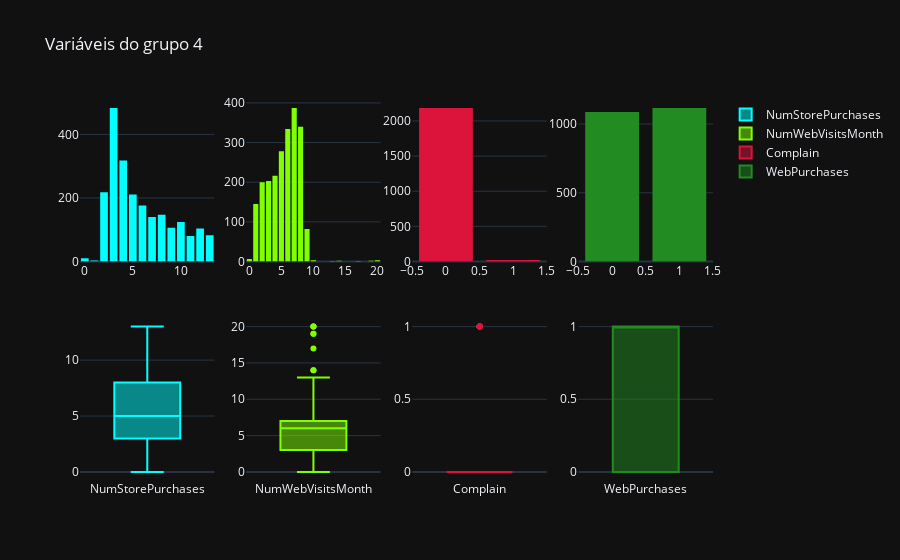

Here is the notebook cell this chart was saved with:
### Markdown cell above
No caso do grupo 2, tem-se que, para o número de filhos, a maioria tem nenhum ou apenas um filho. No que tange ao número de dias desde a última compra, tem-se um resultado bem uniforme. Por fim, para o total gasto em vinhos e frutas (Grupo 2) e carne, peixes, doces e ouro (Grupo 3) tem-se um comportamento esperado de uma população: há mais indivíduos que gastam menos do que indivíduos que gastam mais. Diante disso, não haverá alterações para estas variáveis.

### Code cell
fig = make_subplots(cols=4, rows=2)

for i, coluna in enumerate(b4):
    fig.add_traces(go.Histogram(x=df[coluna],
                                marker_color=colors_4[i],
                                showlegend=False),
                   rows = 1, cols = i+1)
    fig.add_traces(go.Box(y=df[coluna],
                          marker_color=colors_4[i],
                          name= coluna),
                   rows = 2, cols = i+1)

fig.update_layout(bargap = 0.2,
                  title_text = 'Variáveis do grupo 4')

### Figure 1 — Plotly figure (JSON) as saved in the notebook; plotly's stock layout.template omitted (floating-point values rounded to 4 significant figures; data arrays with more than 128 entries replaced by an {"elided": "..."} marker saying what was removed)
{"data": [{"marker": {"color": "aqua"}, "showlegend": false, "x": {"elided": "2203 int values"}, "type": "histogram", "xaxis": "x", "yaxis": "y"}, {"marker": {"color": "aqua"}, "name": "NumStorePurchases", "y": {"elided": "2203 int values"}, "type": "box", "xaxis": "x5", "yaxis": "y5"}, {"marker": {"color": "chartreuse"}, "showlegend": false, "x": {"elided": "2203 int values"}, "type": "histogram", "xaxis": "x2", "yaxis": "y2"}, {"marker": {"color": "chartreuse"}, "name": "NumWebVisitsMonth", "y": {"elided": "2203 int values"}, "type": "box", "xaxis": "x6", "yaxis": "y6"}, {"marker": {"color": "crimson"}, "showlegend": false, "x": {"elided": "2203 int values"}, "type": "histogram", "xaxis": "x3", "yaxis": "y3"}, {"marker": {"color": "crimson"}, "name": "Complain", "y": {"elided": "2203 int values"}, "type": "box", "xaxis": "x7", "yaxis": "y7"}, {"marker": {"color": "forestgreen"}, "showlegend": false, "x": {"elided": "2203 int values"}, "type": "histogram", "xaxis": "x4", "yaxis": "y4"}, {"marker": {"color": "forestgreen"}, "name": "WebPurchases", "y": {"elided": "2203 int values"}, "type": "box", "xaxis": "x8", "yaxis": "y8"}], "layout": {"xaxis": {"anchor": "y", "domain": [0.0, 0.2125]}, "yaxis": {"anchor": "x", "domain": [0.575, 1.0]}, "xaxis2": {"anchor": "y2", "domain": [0.2625, 0.475]}, "yaxis2": {"anchor": "x2", "domain": [0.575, 1.0]}, "xaxis3": {"anchor": "y3", "domain": [0.525, 0.7375]}, "yaxis3": {"anchor": "x3", "domain": [0.575, 1.0]}, "xaxis4": {"anchor": "y4", "domain": [0.7875, 1.0]}, "yaxis4": {"anchor": "x4", "domain": [0.575, 1.0]}, "xaxis5": {"anchor": "y5", "domain": [0.0, 0.2125]}, "yaxis5": {"anchor": "x5", "domain": [0.0, 0.425]}, "xaxis6": {"anchor": "y6", "domain": [0.2625, 0.475]}, "yaxis6": {"anchor": "x6", "domain": [0.0, 0.425]}, "xaxis7": {"anchor": "y7", "domain": [0.525, 0.7375]}, "yaxis7": {"anchor": "x7", "domain": [0.0, 0.425]}, "xaxis8": {"anchor": "y8", "domain": [0.7875, 1.0]}, "yaxis8": {"anchor": "x8", "domain": [0.0, 0.425]}, "title": {"text": "Variáveis do grupo 4"}, "bargap": 0.2}}
